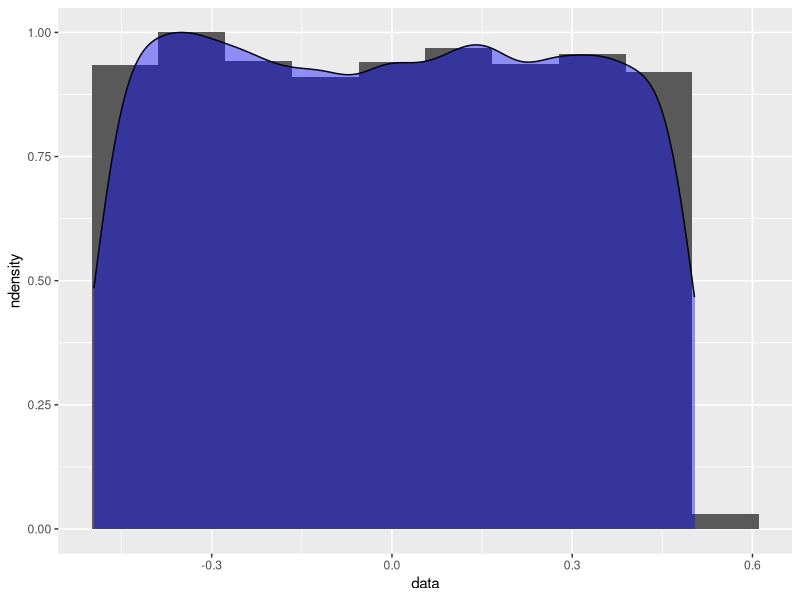
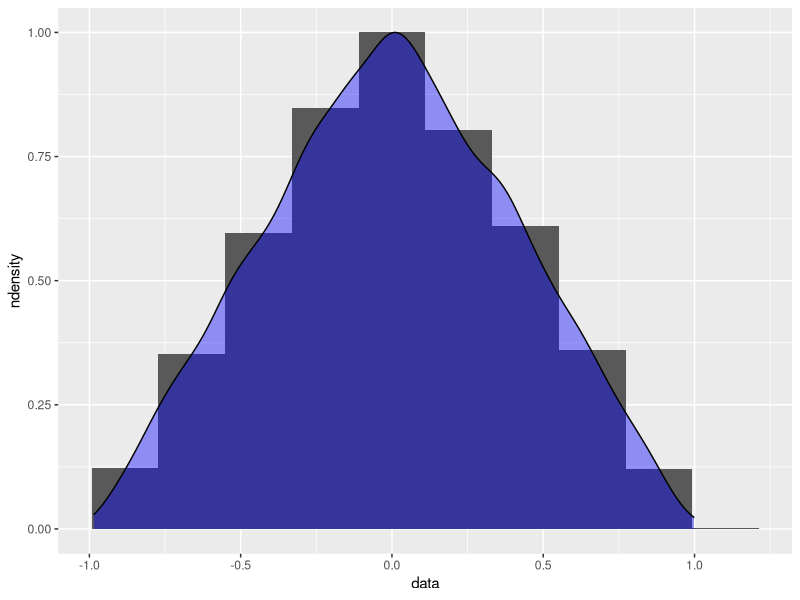
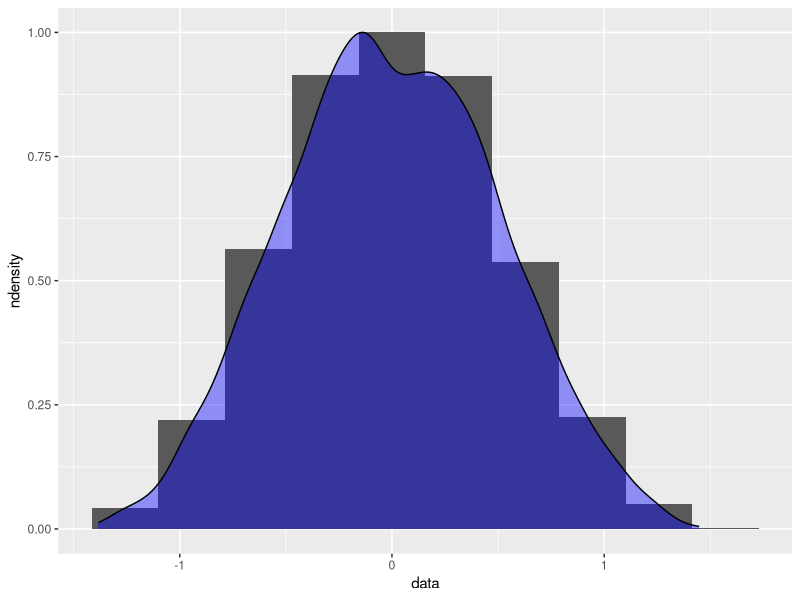
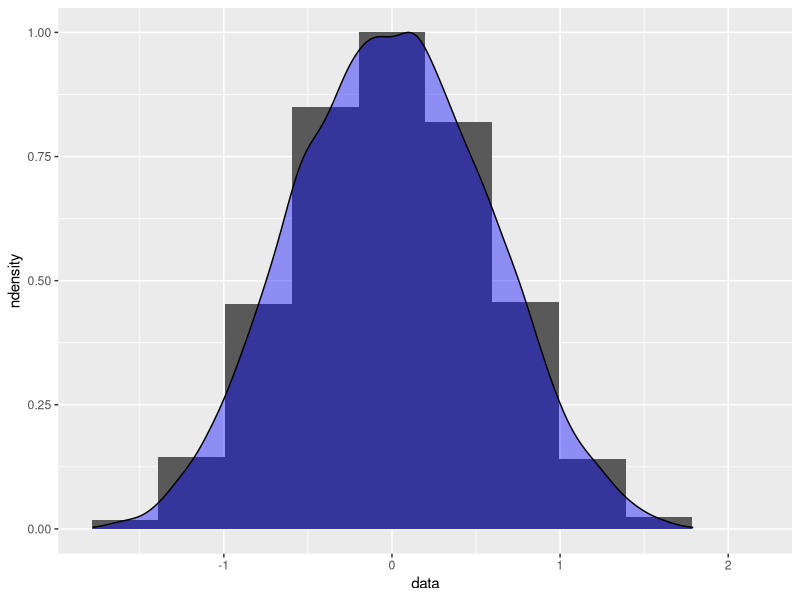
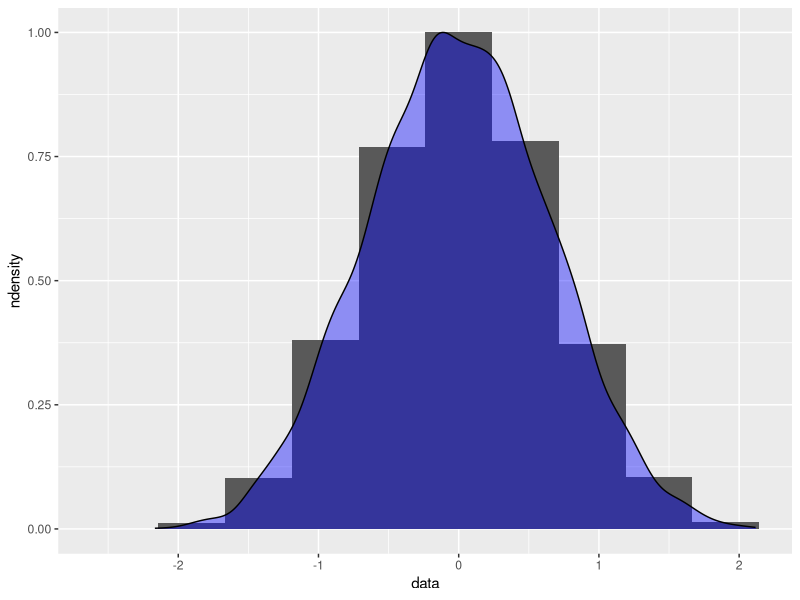
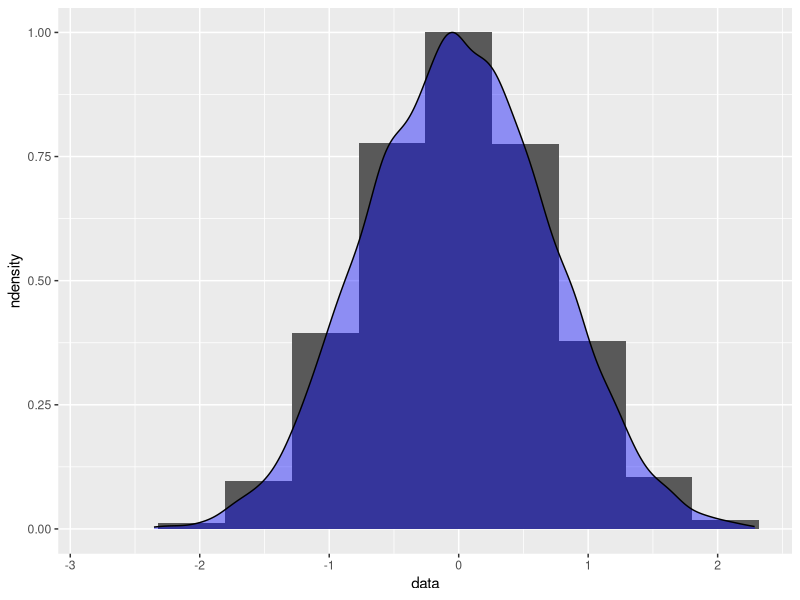
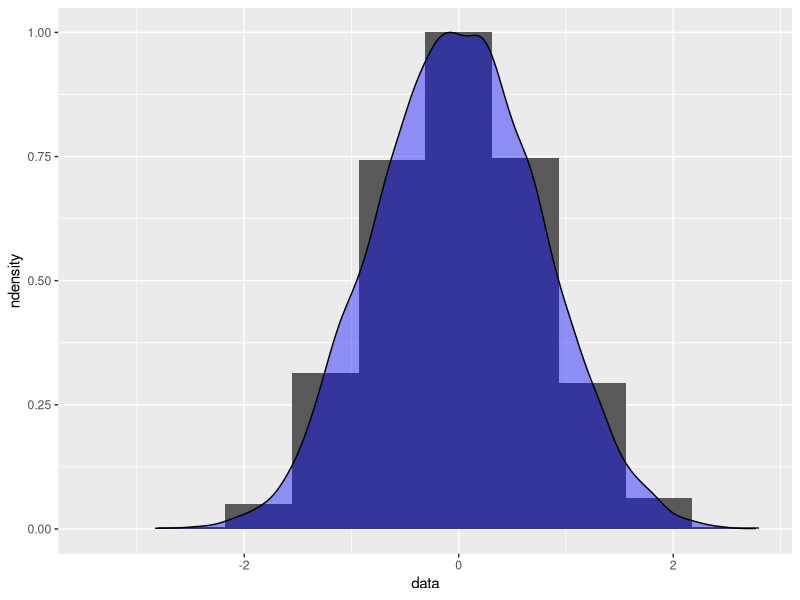
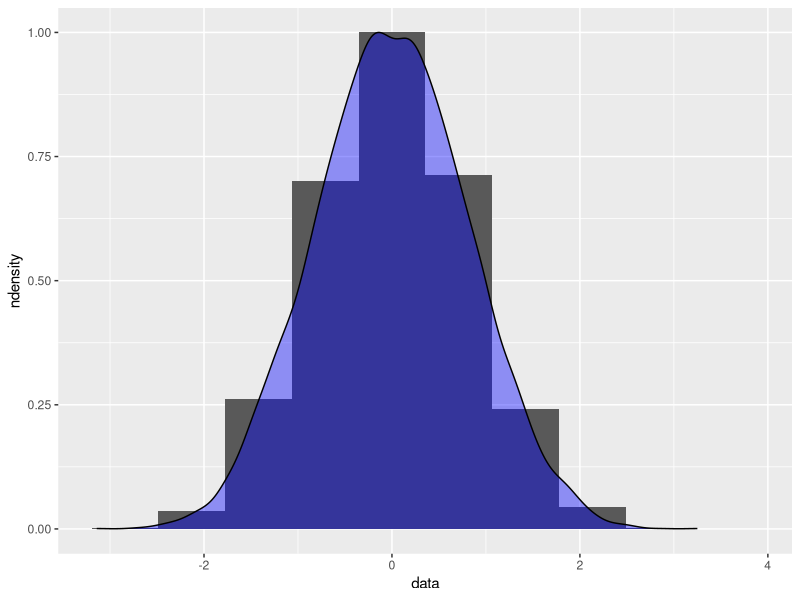

The R source for these figures, in order:
## ---- chunk 1
knitr::opts_chunk$set(echo = TRUE)
## ---- chunk 2
library(tibble)
library(ggplot2)
N = 25
Nr =10000
random_variables <-matrix(rep(0,25000),nrow = Nr,ncol =N)
for(i in 1:N)
{
  random_variables[,i] <- runif(Nr,0,1)
  random_variables[,i] <- (random_variables[,i]- mean(random_variables[,i])) 
}


anotherrandom <-matrix(rep(0,25000),nrow = Nr,ncol =N)
for(i in 1:N){
Ytemp <- 0  
  for(j in 1:i){
    Ytemp <- Ytemp + random_variables[,j]
  }
  anotherrandom[,i] <- Ytemp
  
 p<-ggplot(data=data.frame(data=Ytemp),aes(x=data))+
   geom_histogram(aes(y=stat(ndensity)),bins=10)+
   geom_density(aes(y=stat(scaled)),fill = "blue",alpha = 0.4)
plot(p)

}

## ---- chunk 3


## ---- chunk 4
Nr = 10000
N=25
library("rmutil")
random_variables <-matrix(rep(1,25000),nrow = Nr,ncol =N)
for(i in 1:N)
{ 
  if(i %% 3 == 1)
    {
      random_variables[,i] <- runif(Nr,0.5,1)
    }
  if(i %% 3 == 2)
    {
      random_variables[,i] <- rnorm(Nr,0,1)
    }
  if(i %% 3 == 0)
    {
      random_variables[,i] <- rlaplace(Nr,2,1)
    }
 
  random_variables[,i] <- (random_variables[,i]- mean(random_variables[,i]))
}

anotherrandom <-matrix(rep(0,25000),nrow = Nr,ncol =N)
for(i in 1:N){
Ytemp <- 0  
  for(j in 1:i){
    Ytemp <- Ytemp + random_variables[,j]
  }
  anotherrandom[,i] <- Ytemp
  
 p<-ggplot(data=data.frame(data=Ytemp),aes(x=data))+
   geom_histogram(aes(y=stat(ndensity)),bins=10)+
   geom_density(aes(y=stat(scaled)),fill = "blue",alpha = 0.4)
plot(p)

}
## ---- chunk 5


random_variables[,1]<-runif(10000,-1,1)
random_variables[,2]<-2*random_variables[,1]
random_variables[,3]<-random_variables[,1]+random_variables[,2] + 3
random_variables[,4]<-random_variables[,2]+random_variables[,3] 




for (i in c(5:N)){
 if(i %% 3 == 1){
  random_variables[,i] <-random_variables[,2] +i 
  } 
  if(i %% 3 == 2){
    random_variables[,i]<-random_variables[,3] + i 
  }
  if(i %% 3 == 0){
    random_variables[,i]<-random_variables[,4] + i
  }
  random_variables[,i]<-random_variables[,i]-mean(random_variables[,i])
} 





anotherrandom <-matrix(rep(0,25000),nrow = Nr,ncol =N)
for(i in 1:N){
Ytemp <- 0  
  for(j in 1:i){
    Ytemp <- Ytemp + random_variables[,j]
  }
  anotherrandom[,i] <- Ytemp
  
 p<-ggplot(data=data.frame(data=Ytemp),aes(x=data))+
   geom_histogram(aes(y=stat(ndensity)),bins=10)+
   geom_density(aes(y=stat(scaled)),fill = "blue",alpha = 0.4)
plot(p)

}

## ---- chunk 6


mean = 5.0 #a+b/2
sd = 0.1 #variance = (b-a)^2/12
b=round(5+0.1*sqrt(3),2)
a=10-b


set.seed(1)
diameter<-runif(100,min=a,max=b)
sample_avg_diameter<-mean(diameter)
sample_variance<-var(diameter)

p<-ggplot(data=data.frame(data=diameter),aes(x=diameter))+
   geom_histogram(aes(y=stat(ndensity)),bins=10)+
   geom_density(aes(y=stat(scaled)),fill = "blue",alpha = 0.4)
plot(p)

zs<-(sample_avg_diameter-mean)/(sd/sqrt(100)) #zscore
pnorm(zs) #Getting the probability value
print(sample_avg_diameter-zs)


## ---- chunk 7

set.seed(1)
samplingmean<-function(s,n,a=4.83,b=5.17){ #s is no of simulation and n is the no of trials
  meantable<-matrix(data=NA, nrow = s,ncol=3)
  colnames(meantable)<-c('Mean','Zscore','PVAL')
  for (i in c(1:s)){
    diameter<-diameter<-runif(n,min=a,max=b)
    meantable[i,1]<-mean(diameter)
    meantable[i,2]<-(mean(diameter)-(a+b)/2)/(0.1/sqrt(n))
    meantable[i,3]<-pnorm(meantable[i,2])
  }
  p<-ggplot(data=data.frame(data=meantable[,1]),aes(x=meantable[,1]))+
   geom_histogram(aes(y=stat(ndensity)),bins=10)+
   geom_density(aes(y=stat(scaled)),fill = "blue",alpha = 0.4)
plot(p)
  return(meantable)
}
data<-samplingmean(100,100)
summary(data)
samplemean<-mean(data[,1])
zs<-(samplemean-mean)/(sd/sqrt(100)) #Z score
print(pnorm(zs))



## ---- chunk 8

data<-samplingmean(1000,100)
summary(data)
samplemean<-mean(data[,1])
zs<-(samplemean-mean)/(sd/sqrt(100)) #Z score
print(pnorm(zs))

## ---- chunk 9

set.seed(1)

n =20
m1 = 5
s1 = 1
m2 = 3
s2 = 1
num_exp = 500
mean_diff = 0 * c(1:n)
for(i in c(1:n)){
  temp1 = rnorm(num_exp, mean = m1, sd = s1)
  temp2 = rnorm(num_exp, mean = m2, sd = s2)
  mean_diff[i] = mean(temp1) - mean(temp2)
}
p1 <- ggplot(data = data.frame(x = mean_diff), aes(x = x))+
  geom_histogram(aes(y = stat(ndensity)), bins = 15)+
  geom_density(aes(y = stat(scaled)), fill = "blue", alpha = 0.15)
plot(p1)
## ---- chunk 10

set.seed(1)
n = 20
m1 = 5
s1 = 1
m2 = 3
s2 = 1
num_exp = 500
mean_diff = 0 * c(1:n)
for(i in c(1:n)){
  temp1 = runif(num_exp, min = 2, max = 8)
  temp2 = runif(num_exp, min = 1, max = 5)
  mean_diff[i] = mean(temp1) - mean(temp2)
}
p2 <- ggplot(data = data.frame(x = mean_diff), aes(x = x))+
  geom_histogram(aes(y = stat(ndensity)), bins = 12)+
  geom_density(aes(y = stat(scaled)), fill = "orange", alpha = 0.15)
plot(p2)
## ---- chunk 11
set.seed(1)
n = 500
m1 = 5
s1 = 1
m2 = 3
s2 = 1
num_exp = 500
mean_diff = 0 * c(1:n)
for(i in c(1:n)){
  temp1 = rnorm(num_exp, mean = m1, sd = s1)
  temp2 = rnorm(num_exp, mean = m2, sd = s2)
  mean_diff[i] = mean(temp1) - mean(temp2)
}
p3 <- ggplot(data = data.frame(x = mean_diff), aes(x = x))+
  geom_histogram(aes(y = stat(ndensity)), bins = 25)+
  geom_density(aes(y = stat(scaled)), fill = "pink", alpha = 0.15)
plot(p3)
## ---- chunk 12
set.seed(1)
n = 500
m1 = 5
s1 = 1
m2 = 3
s2 = 1
num_exp = 500
mean_diff = 0 * c(1:n)
for(i in c(1:n)){
  temp1 = runif(num_exp, min = 2, max = 8)
  temp2 = runif(num_exp, min = 1, max = 5)
  mean_diff[i] = mean(temp1) - mean(temp2)
}
p4 <- ggplot(data = data.frame(x = mean_diff), aes(x = x))+
  geom_histogram(aes(y = stat(ndensity)), bins = 30)+
  geom_density(aes(y = stat(scaled)), fill = "brown", alpha = 0.15)
  
plot(p4)
## ---- chunk 13
#ggarrange(p1, p2, p3, p4, nrow = 2, ncol = 2)
